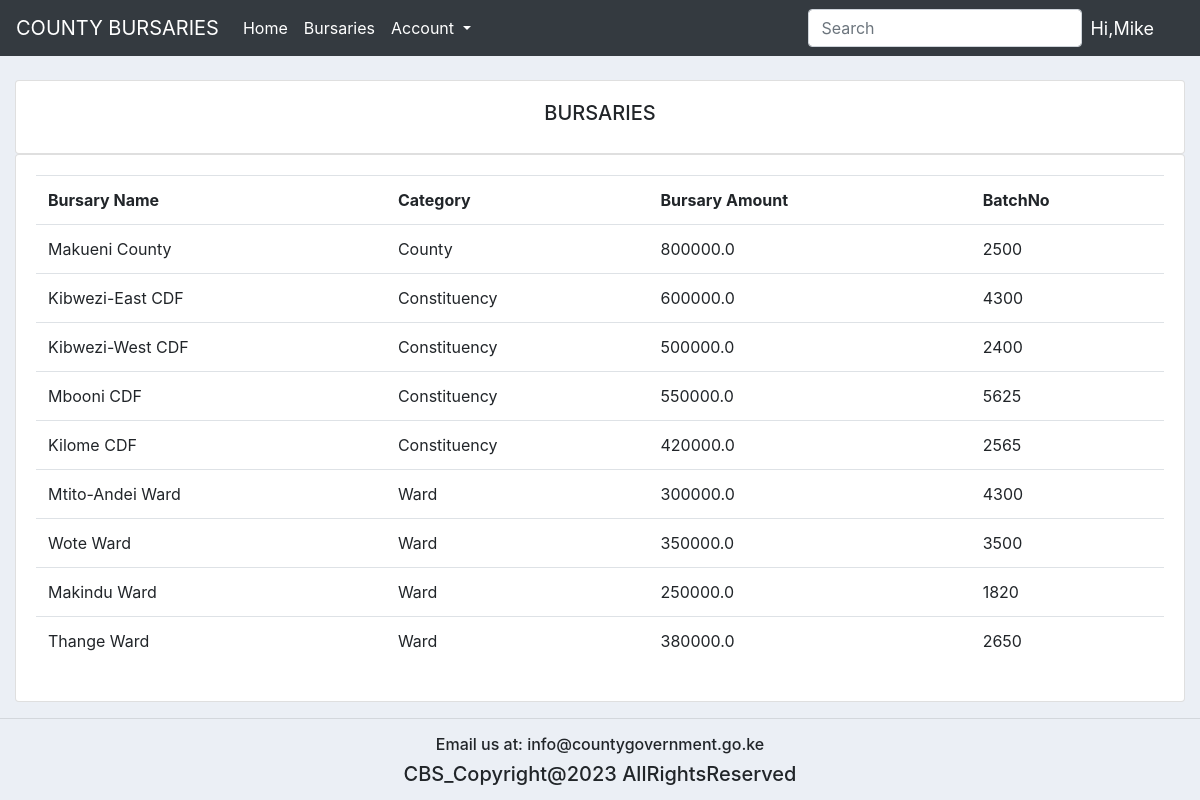
The app's page /bursaries/ (signed in) with its own data.
### bursary/models.py (models this page shows, shortened)
class Bursary(models.Model):
    CATEGORY = (
        ('County', 'County'),
        ('Constituency', 'Constituency'),
        ('Ward', 'Ward'),
    )
    name = models.CharField(max_length=200, null=True)
    amount = models.FloatField(null=True)
    category = models.CharField(max_length=200, null=True, choices=CATEGORY)
    batchNumber = models.CharField(max_length=200, null=True)
    date_created = models.DateTimeField(auto_now_add=True, null=True)

### bursary/decorators.py (the view)
        def wrapper_func(request, *args, **kwargs):
            group = None
            if request.user.groups.exists():
                group = request.user.groups.all()[0].name
            if group in allowed_roles:
                return view_func(request, *args, **kwargs)
            else:
                return HttpResponse('You are not allowed to view this Page')
            return view_func(request, *args, **kwargs)

### bursary/views.py (called while the page is built)
@login_required(login_url='login')
@allowed_users(allowed_roles=['admin'])
def bursaries(request,):
    bursaries = Bursary.objects.all()
    return render(request, 'bursary/bursaries.html', {'bursaries': bursaries})

### bursary/templates/bursary/bursaries.html
{% extends 'bursary/main.html' %}
{% block content %}
<br>
<div class = "row">
    <div class="col">
        <div class ="col-md">
            <div class="card card-body">
                <h5>BURSARIES</h5>
            </div>
            <div class="card card-body">
                <table class="table">
                     <tr>
                        <th>Bursary Name</th>
                        <th>Category</th>
                         <th>Bursary Amount</th>
                         <th>BatchNo</th>
                    </tr>
                    {% for i in bursaries %}
                    <tr>
                        <td>{{i.name}}</td>
                        <td>{{i.category}}</td>
                        <td>{{i.amount}}</td>
                        <td>{{i.batchNumber}}</td>
                    </tr>
                    {% endfor %}
                </table>
            </div>
        </div>
    </div>
</div>
{% endblock %}

### bursary/templates/bursary/navbar.html (shortened to what this page needs)
{% load static %}
<nav class="navbar navbar-expand-lg navbar-dark bg-dark">
  <a class="navbar-brand" href="#">COUNTY BURSARIES</a>
  <div class="collapse navbar-collapse" id="navbarSupportedContent">
    <ul class="navbar-nav mr-auto">
      <li class="nav-item active">
        {%if request.user.is_staff %}
          <a class="nav-link" href="{% url 'dashboard' %}">Home <span class="sr-only">(current)</span></a>
        </li>
        <li class="nav-item active">
          <a class="nav-link" href="{% url 'bursaries' %}">Bursaries</a>
        </li>
        {% else %}
          <li class="nav-item active" >
          <a class="nav-link" href="{% url 'apply_bursary' %}">Apply-Bursary</a>
          </li>
       {% endif %}
      <li class="nav-item dropdown active">
        <a class="nav-link dropdown-toggle" href="{% url 'register' %}" id="navbarDropdown" role="button" data-toggle="dropdown" aria-haspopup="true" aria-expanded="false">
          Account
        </a>
      </li>
    </ul>
    <form class="form-inline my-2 my-lg-0">
      <input class="form-control mr-sm-2" type="search" placeholder="Search" aria-label="Search">
    </form>
  </div>
  <span class="hello-msg">Hi,{{request.user}}</span>
</nav>

### bursary/templates/bursary/main.html (style rules this page uses)
body { background-color:#ebeff5; }
h5 { text-align:center; }

### bursary/templates/bursary/navbar.html (style rules this page uses)
.hello-msg { font-size: 18px; color:#fff; margin-right: 30px; }

### records on screen
Bursary: name "Makueni County", category "County", amount "800000.0", batchNumber "2500"
Bursary: name "Kibwezi-East CDF", category "Constituency", amount "600000.0", batchNumber "4300"
Bursary: name "Kibwezi-West CDF", category "Constituency", amount "500000.0", batchNumber "2400"
Bursary: name "Mbooni CDF", category "Constituency", amount "550000.0", batchNumber "5625"
Bursary: name "Kilome CDF", category "Constituency", amount "420000.0", batchNumber "2565"
Bursary: name "Mtito-Andei Ward", category "Ward", amount "300000.0", batchNumber "4300"
Bursary: name "Wote Ward", category "Ward", amount "350000.0", batchNumber "3500"
Bursary: name "Makindu Ward", category "Ward", amount "250000.0", batchNumber "1820"
Bursary: name "Thange Ward", category "Ward", amount "380000.0", batchNumber "2650"

### other values on screen
{{ request.user }} "Mike"
